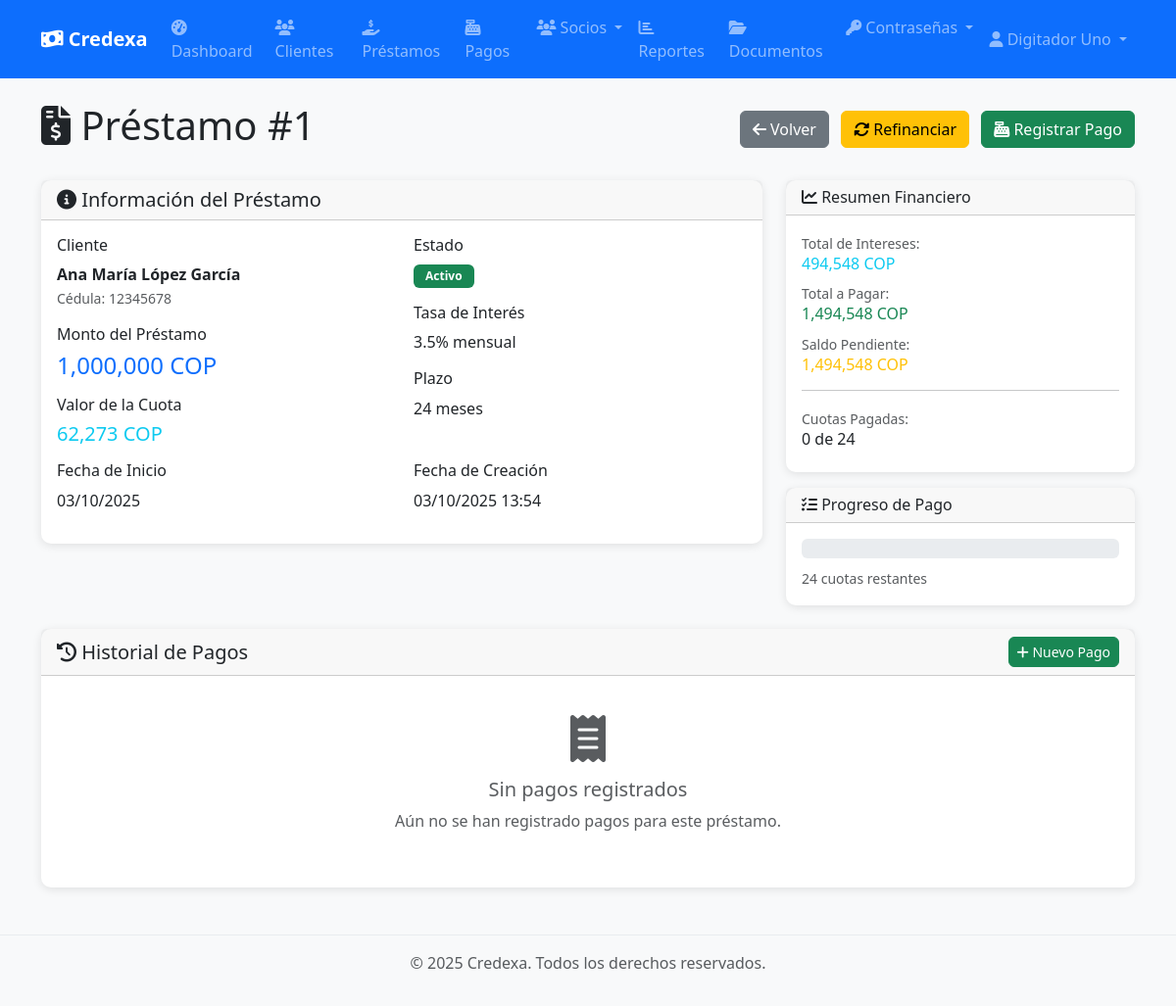
Screenshot of /prestamos/1/detalle (signed in) with the database file from the repository.
### app/models/user.py (models this page shows, shortened)
class Usuario(Base):
    __tablename__ = "usuarios"
    id = Column(Integer, primary_key=True, index=True)
    nombre_completo = Column(String, nullable=False)
    username = Column(String, unique=True, index=True, nullable=False)
    email = Column(String, unique=True, index=True, nullable=False)
    hashed_password = Column(String, nullable=False)
    rol_id = Column(Integer, ForeignKey("roles.id"), nullable=False)
    activo = Column(Boolean, default=True, nullable=False)
    ultimo_login = Column(DateTime(timezone=True), nullable=True)
    creado_en = Column(DateTime(timezone=True), server_default=func.now())
    actualizado_en = Column(DateTime(timezone=True), onupdate=func.now())
    rol = relationship("Rol", back_populates="usuarios")
    pagos_socio = relationship("PagoSocio", back_populates="usuario", cascade="all, delete-orphan")
    documentos_subidos = relationship("Documento", back_populates="usuario_subio")
    carpetas_creadas = relationship("Carpeta", back_populates="usuario_creador")
    solicitudes_password = relationship("SolicitudPassword", back_populates="usuario", cascade="all, delete-orphan", foreign_keys="SolicitudPassword.usuario_id")
    solicitudes_respondidas = relationship("SolicitudPassword", back_populates="administrador", foreign_keys="SolicitudPassword.respondido_por")

### app/models/prestamo.py (models this page shows, shortened)
class Prestamo(Base):
    __tablename__ = "prestamos"
    id = Column(Integer, primary_key=True, index=True)
    cliente_id = Column(Integer, ForeignKey("clientes.id"), nullable=False, index=True)
    socio_id = Column(Integer, ForeignKey("socios.id"), nullable=True, index=True)  # Socio que presta el dinero
    monto = Column(Numeric(15, 2), nullable=False)  # Monto total del préstamo
    tasa_interes = Column(Float, nullable=False)  # Tasa de interés mensual (%)
    plazo_meses = Column(Integer, nullable=False)  # Plazo en meses
    fecha_inicio = Column(DateTime, nullable=False)  # Fecha de inicio del préstamo
    valor_cuota = Column(Numeric(15, 2), nullable=False)  # Valor de cada cuota
    numero_cuotas = Column(Integer, nullable=False)  # Número total de cuotas
    total_intereses = Column(Numeric(15, 2), nullable=False)  # Total de intereses a pagar
    total_pagar = Column(Numeric(15, 2), nullable=False)  # Monto total a pagar (capital + intereses)
    saldo_pendiente = Column(Numeric(15, 2), nullable=False, default=0)  # Saldo pendiente por pagar
    cuotas_pagadas = Column(Integer, nullable=False, default=0)  # Número de cuotas pagadas
    estado = Column(String(20), nullable=False, default="activo")  # activo, pagado, mora, refinanciado, cancelado
    prestamo_padre_id = Column(Integer, ForeignKey("prestamos.id"), nullable=True)  # Para refinanciaciones
    es_refinanciacion = Column(Integer, default=0, nullable=False)  # 1 si es refinanciación, 0 si no
    origen = Column(String(20), nullable=False, default="empresa")  # 'empresa' o 'socio'
    observaciones = Column(Text, nullable=True)  # Notas del préstamo
    creado_en = Column(DateTime(timezone=True), server_default=func.now())
    actualizado_en = Column(DateTime(timezone=True), onupdate=func.now())
    cliente = relationship("Cliente", back_populates="prestamos")
    socio = relationship("Socio", back_populates="prestamos")
    pagos = relationship("Pago", back_populates="prestamo", cascade="all, delete-orphan")
    pagos_socio = relationship("PagoSocio", back_populates="prestamo", cascade="all, delete-orphan")
    carpeta = relationship("Carpeta", back_populates="prestamo")
    refinanciaciones = relationship("Prestamo", backref="prestamo_padre", remote_side=[id])

### app/models/cliente.py (models this page shows, shortened)
class Cliente(Base):
    __tablename__ = "clientes"
    id = Column(Integer, primary_key=True, index=True)
    nombre_completo = Column(String, nullable=False, index=True)
    cedula = Column(String, unique=True, nullable=False, index=True)
    telefono = Column(String, nullable=True)
    email = Column(String, nullable=True)
    direccion = Column(Text, nullable=True)
    fecha_nacimiento = Column(DateTime, nullable=True)
    ocupacion = Column(String, nullable=True)
    ingresos_mensuales = Column(Integer, nullable=True)  # En pesos colombianos
    referencias_personales = Column(Text, nullable=True)  # JSON o texto con referencias
    activo = Column(Integer, default=1, nullable=False)  # 1=activo, 0=inactivo
    notas = Column(Text, nullable=True)
    creado_en = Column(DateTime(timezone=True), server_default=func.now())
    actualizado_en = Column(DateTime(timezone=True), onupdate=func.now())
    prestamos = relationship("Prestamo", back_populates="cliente", cascade="all, delete-orphan")

### main.py (the view)
@app.get("/prestamos/{prestamo_id}/detalle", response_class=HTMLResponse)
async def prestamos_detalle(
    prestamo_id: int,
    request: Request,
    db: Session = Depends(get_db),
    current_user: Usuario = Depends(get_current_user)
):
    from app.models.prestamo import Prestamo
    prestamo = db.query(Prestamo).filter(Prestamo.id == prestamo_id).first()
    if not prestamo:
        raise HTTPException(
            status_code=status.HTTP_404_NOT_FOUND,
            detail="Préstamo no encontrado",
        )
    return templates.TemplateResponse("prestamos/detalle.html", {
        "request": request,
        "title": f"Préstamo #{prestamo.id}",
        "user": current_user,
        "prestamo": prestamo
    })

### app/templates/prestamos/detalle.html (shortened to what this page needs)
{% extends "base.html" %}
{% block content %}
<div class="row">
    <div class="col-12">
        <div class="d-flex justify-content-between align-items-center mb-4">
            <h1>
                <i class="fas fa-file-invoice-dollar"></i>
                Préstamo #{{ prestamo.id }}
            </h1>
            <div>
                <a href="/prestamos" class="btn btn-secondary me-2">
                    <i class="fas fa-arrow-left"></i>
                    Volver
                </a>
                {% if prestamo.estado == 'activo' or prestamo.estado == 'mora' %}
                <a href="/prestamos/{{ prestamo.id }}/refinanciar" class="btn btn-warning me-2">
                    <i class="fas fa-sync-alt"></i>
                    Refinanciar
                </a>
                {% endif %}
                {% if prestamo.estado == 'activo' %}
                <button class="btn btn-success" onclick="registrarPago()">
                    <i class="fas fa-cash-register"></i>
                    Registrar Pago
                </button>
                {% endif %}
            </div>
        </div>
    </div>
</div>
<div class="row mb-4">
    <div class="col-md-8">
        <div class="card">
            <div class="card-header">
                <h5 class="mb-0">
                    <i class="fas fa-info-circle"></i>
                    Información del Préstamo
                </h5>
            </div>
            <div class="card-body">
                <div class="row">
                    <div class="col-md-6">
                        <h6>Cliente</h6>
                        <p class="mb-3">
                            <strong>{{ prestamo.cliente.nombre_completo }}</strong><br>
                            <small class="text-muted">Cédula: {{ prestamo.cliente.cedula }}</small>
                        </p>
                        <h6>Monto del Préstamo</h6>
                        <p class="h4 text-primary mb-3">{{ "{:,.0f}".format(prestamo.monto) }} COP</p>
                        <h6>Valor de la Cuota</h6>
                        <p class="h5 text-info mb-3">{{ "{:,.0f}".format(prestamo.valor_cuota) }} COP</p>
                    </div>
                    <div class="col-md-6">
                        <h6>Estado</h6>
                        <p class="mb-3">
                            {% if prestamo.estado == 'activo' %}
                                <span class="badge bg-success">Activo</span>
                            {% elif prestamo.estado == 'pagado' %}
                                <span class="badge bg-primary">Pagado</span>
                            {% elif prestamo.estado == 'mora' %}
                                <span class="badge bg-danger">En Mora</span>
                            {% elif prestamo.estado == 'refinanciado' %}
                                <span class="badge bg-warning">Refinanciado</span>
                            {% else %}
                                <span class="badge bg-secondary">{{ prestamo.estado }}</span>
                            {% endif %}
                        </p>
                        <h6>Tasa de Interés</h6>
                        <p class="mb-3">{{ prestamo.tasa_interes }}% mensual</p>
                        <h6>Plazo</h6>
                        <p class="mb-3">{{ prestamo.numero_cuotas }} meses</p>
                    </div>
                </div>
                <div class="row">
                    <div class="col-md-6">
                        <h6>Fecha de Inicio</h6>
                        <p class="mb-3">{{ prestamo.fecha_inicio | fecha_colombia_corta }}</p>
                    </div>
                    <div class="col-md-6">
                        <h6>Fecha de Creación</h6>
                        <p class="mb-3">{{ prestamo.creado_en | fecha_colombia }}</p>
                    </div>
                </div>
            </div>
        </div>
    </div>
    <div class="col-md-4">
        <div class="card mb-3">
            <div class="card-header">
                <h6 class="mb-0">
                    <i class="fas fa-chart-line"></i>
                    Resumen Financiero
                </h6>
            </div>
            <div class="card-body">
                <div class="mb-2">
                    <small class="text-muted">Total de Intereses:</small>
                    <div class="h6 text-info">{{ "{:,.0f}".format(prestamo.total_intereses) }} COP</div>
                </div>
                <div class="mb-2">
                    <small class="text-muted">Total a Pagar:</small>
                    <div class="h6 text-success">{{ "{:,.0f}".format(prestamo.total_pagar) }} COP</div>
                </div>
                <div class="mb-2">
                    <small class="text-muted">Saldo Pendiente:</small>
                    <div class="h6 text-warning">{{ "{:,.0f}".format(prestamo.saldo_pendiente) }} COP</div>
                </div>
                <hr>
                <div class="mb-0">
                    <small class="text-muted">Cuotas Pagadas:</small>
                    <div class="h6">{{ prestamo.cuotas_pagadas }} de {{ prestamo.numero_cuotas }}</div>
                </div>
            </div>
        </div>
        <div class="card">
            <div class="card-header">
                <h6 class="mb-0">
                    <i class="fas fa-tasks"></i>
                    Progreso de Pago
                </h6>
            </div>
            <div class="card-body">
                <div class="progress mb-2" style="height: 20px;">
                </div>
                <small class="text-muted">
                    {{ prestamo.cuotas_restantes|default(prestamo.numero_cuotas) }} cuotas restantes
                </small>
            </div>
        </div>
    </div>
</div>
<div class="row">
    <div class="col-12">
        <div class="card">
            <div class="card-header d-flex justify-content-between align-items-center">
                <h5 class="mb-0">
                    <i class="fas fa-history"></i>
                    Historial de Pagos
                </h5>
                {% if prestamo.estado == 'activo' %}
                <button class="btn btn-sm btn-success" onclick="registrarPago()">
                    <i class="fas fa-plus"></i>
                    Nuevo Pago
                </button>
                {% endif %}
            </div>
            <div class="card-body">
                <div id="pagos-container">
                </div>
            </div>
        </div>
    </div>
</div>
{% endblock %}

### app/templates/base.html (shortened to what this page needs)
<!DOCTYPE html>
<html lang="es">
<head>
    <link href="https://cdn.jsdelivr.net/npm/bootstrap@5.3.0/dist/css/bootstrap.min.css" rel="stylesheet">
    <link rel="stylesheet" href="https://cdnjs.cloudflare.com/ajax/libs/font-awesome/6.4.0/css/all.min.css">
    <link href="/static/css/style.css" rel="stylesheet">
</head>
<body>
    <nav class="navbar navbar-expand-lg navbar-dark bg-primary">
        <div class="container">
            <a class="navbar-brand" href="/">
                <i class="fas fa-money-bill-wave"></i>
                Credexa
            </a>
            {% if user %}
            <div class="collapse navbar-collapse" id="navbarNav">
                <ul class="navbar-nav me-auto">
                    <li class="nav-item">
                        <a class="nav-link" href="/dashboard">
                            <i class="fas fa-tachometer-alt"></i> Dashboard
                        </a>
                    </li>
                    <li class="nav-item">
                        <a class="nav-link" href="/clientes">
                            <i class="fas fa-users"></i> Clientes
                        </a>
                    </li>
                    <li class="nav-item">
                        <a class="nav-link" href="/prestamos">
                            <i class="fas fa-hand-holding-usd"></i> Préstamos
                        </a>
                    </li>
                    <li class="nav-item">
                        <a class="nav-link" href="/pagos">
                            <i class="fas fa-cash-register"></i> Pagos
                        </a>
                    </li>
                    <li class="nav-item dropdown">
                        <a class="nav-link dropdown-toggle" href="#" id="sociosDropdown" role="button" data-bs-toggle="dropdown">
                            <i class="fas fa-users"></i> Socios
                        </a>
                    </li>
                    <li class="nav-item">
                        <a class="nav-link" href="/reportes">
                            <i class="fas fa-chart-bar"></i> Reportes
                        </a>
                    </li>
                    <li class="nav-item">
                        <a class="nav-link" href="/documentos">
                            <i class="fas fa-folder-open"></i> Documentos
                        </a>
                    </li>
                    <li class="nav-item dropdown">
                        <a class="nav-link dropdown-toggle" href="#" id="passwordDropdown" role="button" data-bs-toggle="dropdown">
                            <i class="fas fa-key"></i> Contraseñas
                        </a>
                    </li>
                </ul>
                <ul class="navbar-nav">
                    <li class="nav-item dropdown">
                        <a class="nav-link dropdown-toggle" href="#" id="userDropdown" role="button" data-bs-toggle="dropdown">
                            <i class="fas fa-user"></i> {{ user.nombre_completo }}
                        </a>
                    </li>
                </ul>
            </div>
            {% endif %}
        </div>
    </nav>
    <main class="{% block main_class %}container mt-4{% endblock %}">
        {% block content %}{% endblock %}
    </main>
    <footer class="bg-light text-center text-muted py-3 mt-5">
        <div class="container">
            <p>&copy; 2025 Credexa. Todos los derechos reservados.</p>
        </div>
    </footer>
</body>
</html>

### app/static/css/style.css (style rules this page uses)
:root { --primary-color: #0d6efd; --success-color: #198754; --warning-color: #ffc107; --danger-color: #dc3545; --info-color: #0dcaf0; --light-bg: #f8f9fa; --dark-text: #212529; }
body { font-family: 'Segoe UI', Tahoma, Geneva, Verdana, sans-serif; background-color: #f8f9fa; }
.navbar-brand { font-weight: bold; }
.card { border: none; border-radius: 10px; box-shadow: 0 2px 10px rgba(0, 0, 0, 0.1); transition: transform 0.2s ease-in-out, box-shadow 0.2s ease-in-out; }
.btn { border-radius: 6px; font-weight: 500; transition: all 0.2s ease-in-out; }
.badge { font-size: 0.75rem; padding: 0.375rem 0.75rem; }
.nav-link { font-weight: 500; transition: color 0.2s ease; }
footer { margin-top: auto; border-top: 1px solid #e9ecef; }

### rows the page displays
Usuario: nombre_completo "Digitador Uno"
Prestamo: id "1", monto "1,000,000", valor_cuota "62,273", tasa_interes "3.5", numero_cuotas "24", fecha_inicio|fecha_colombia_corta "03/10/2025", creado_en|fecha_colombia "03/10/2025 13:54", total_intereses "494,548", total_pagar "1,494,548", saldo_pendiente "1,494,548", cuotas_pagadas "0", cuotas_restantes "24"
Cliente: cliente.nombre_completo "Ana María López García", cliente.cedula "12345678"
